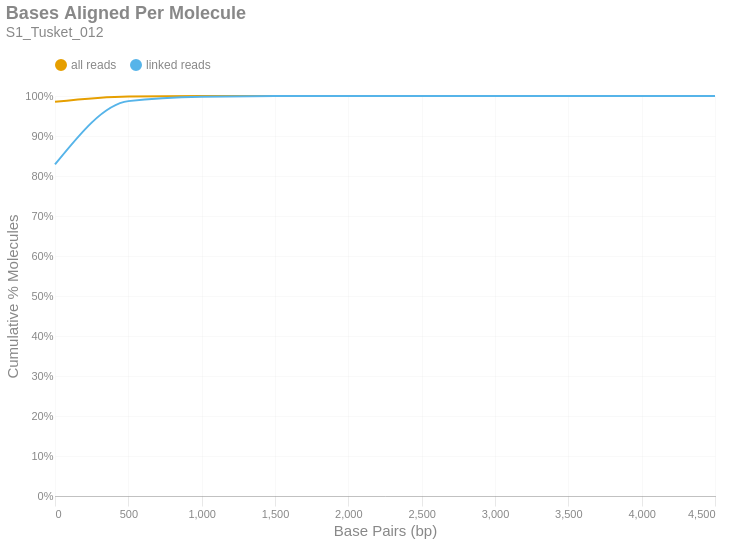

Notebook code for this chart:
### Markdown cell above
### Bases Aligned Per Molecule
This is a cumulative frequency distribution showing the number of base pairs aligned per unique molecule. These data are shown in 500 bp bins. There are two distributions: one with `all reads` (yellow) and another with only `linked reads` (blue). The percent of molecules in the `linked reads` distribution is relative to the total number of linked molecules.

### Code cell
if SKIPLR:
    print_html(f"Skipped")
else:
    binned_df = consolidated_hist(valids['aligned_bp'], mask, 500, True)
    with SafeRender(binned_df):
        (
            density_plot(binned_df, 'Bases Aligned Per Molecule', samplename, 'basesper')
            .encode(
                x=alt.X('bin:Q', title="Base Pairs (bp)").axis(tickMinStep=500).scale(padding=0),
                y=alt.Y('value:Q', title='Cumulative % Molecules')
                    .axis(format='%')
                    .scale(domain = [0,1])
                    .stack(False),
                color=alt.Color("key:N").scale(domain = ["all reads", "linked reads"]),
                tooltip = [
                    alt.Tooltip("key:N", title = "Data Type"),
                    alt.Tooltip("range_label:N", title="Bases Aligned Per Molecule"),
                    alt.Tooltip("value:Q", format = ".2%", title="% Molecules (Cum.)")
                ]
            )
        ).display()

### Figure 1 — Vega-Lite specification as saved in the notebook (floating-point values rounded to 4 significant figures)
{"width": "container", "height": 400, "config": {"title": {"anchor": "start", "dy": -15, "fontSize": 18, "color": "#888888", "subtitleColor": "#888888", "subtitleFontSize": 14}, "arc": {"fill": "#0072B2"}, "axis": {"domainColor": "#888888", "domainWidth": 0.5, "gridWidth": 0.2, "grid": false, "titleFontWeight": 400, "titleFontSize": 15, "labelFontSize": 11, "labelColor": "#888888", "tickColor": "#888888", "tickWidth": 0.2, "titleColor": "#888888"}, "axisBand": {"grid": false}, "axisX": {"grid": true, "tickSize": 10, "domainCap": "round"}, "axisY": {"domain": false, "grid": true, "tickSize": 0, "domainCap": "round"}, "background": "transparent", "header": {"labelFontSize": 15, "labelColor": "#888888", "titleFontSize": 15, "titleFontWeight": 600, "titleColor": "#888888"}, "legend": {"labelFont": "sans-serif", "labelFontSize": 12, "labelColor": "#888888", "symbolSize": 100, "symbolType": "circle", "titleFontSize": 12, "titlePadding": 10, "titleColor": "#888888", "title": null, "orient": "top"}, "range": {"category": ["#E69F00", "#56B4E9", "#009E73", "#F0E442", "#0072B2", "#D55E00", "#CC79A7", "#000000"], "diverging": ["#cfe8f3", "#a2d4ec", "#73bfe2", "#46abdb", "#1696d2", "#12719e"]}, "area": {"fill": "#0072B2", "fillOpacity": 0.7, "line": true, "strokeOpacity": 0.7}, "line": {"color": "#0072B2", "stroke": "#0072B2", "strokeWidth": 2}, "trail": {"color": "#0072B2", "stroke": "#0072B2", "strokeWidth": 0, "size": 1}, "point": {"filled": true, "fillOpacity": 1.0, "size": 95}, "text": {"color": "#888888", "fontSize": 11, "align": "right", "fontWeight": 400, "size": 11}, "bar": {"fill": "#0072B2", "stroke": null}, "view": {"stroke": null, "continuousWidth": 660, "continuousHeight": 400}}, "data": {"name": "data-e28405049f771438e1d765fa10502036"}, "mark": {"type": "line", "interpolate": "monotone", "point": {"opacity": 0, "size": 275}}, "encoding": {"color": {"field": "key", "scale": {"domain": ["all reads", "linked reads"]}, "type": "nominal"}, "tooltip": [{"field": "key", "title": "Data Type", "type": "nominal"}, {"field": "range_label", "title": "Bases Aligned Per Molecule", "type": "nominal"}, {"field": "value", "format": ".2%", "title": "% Molecules (Cum.)", "type": "quantitative"}], "x": {"axis": {"tickMinStep": 500}, "field": "bin", "scale": {"padding": 0}, "title": "Base Pairs (bp)", "type": "quantitative"}, "y": {"axis": {"format": "%"}, "field": "value", "scale": {"domain": [0, 1]}, "stack": false, "title": "Cumulative % Molecules", "type": "quantitative"}}, "params": [{"name": "param_c36ac31b6afebe62", "select": {"type": "point", "fields": ["key"]}, "bind": "legend"}], "title": {"text": "Bases Aligned Per Molecule", "subtitle": "S1_Tusket_012"}, "transform": [{"fold": ["all reads (cumsum)", "linked reads (cumsum)"]}, {"calculate": "replace(datum.key, ' (cumsum)', '')", "as": "key"}, {"filter": {"param": "param_c36ac31b6afebe62"}}], "usermeta": {"embedOptions": {"downloadFileName": "S1_Tusket_012.basesper"}}, "$schema": "https://vega.github.io/schema/vega-lite/v6.1.0.json", "datasets": {"data-e28405049f771438e1d765fa10502036": [{"bin": "0.0", "interval": "0.0-500.0", "all reads": 0.9855, "linked reads": 0.8288, "all reads (cumsum)": 0.9855, "linked reads (cumsum)": 0.8288, "range_label": "0-499"}, {"bin": "500.0", "interval": "500.0-1000.0", "all reads": 0.01341, "linked reads": 0.1583, "all reads (cumsum)": 0.9989, "linked reads (cumsum)": 0.9872, "range_label": "500-999"}, {"bin": "1000.0", "interval": "1000.0-1500.0", "all reads": 0.0009321, "linked reads": 0.01119, "all reads (cumsum)": 0.9999, "linked reads (cumsum)": 0.9984, "range_label": "1000-1499"}, {"bin": "1500.0", "interval": "1500.0-2000.0", "all reads": 0.0001133, "linked reads": 0.001362, "all reads (cumsum)": 1.0, "linked reads (cumsum)": 0.9997, "range_label": "1500-1999"}, {"bin": "2000.0", "interval": "2000.0-2500.0", "all reads": 1.863e-05, "linked reads": 0.0002244, "all reads (cumsum)": 1.0, "linked reads (cumsum)": 0.9999, "range_label": "2000-2499"}, {"bin": "2500.0", "interval": "2500.0-3000.0", "all reads": 3.764e-06, "linked reads": 4.534e-05, "all reads (cumsum)": 1.0, "linked reads (cumsum)": 1.0, "range_label": "2500-2999"}, {"bin": "3000.0", "interval": "3000.0-3500.0", "all reads": 3.764e-07, "linked reads": 4.534e-06, "all reads (cumsum)": 1.0, "linked reads (cumsum)": 1.0, "range_label": "3000-3499"}, {"bin": "3500.0", "interval": "3500.0-4000.0", "all reads": 0.0, "linked reads": 0.0, "all reads (cumsum)": 1.0, "linked reads (cumsum)": 1.0, "range_label": "3500-3999"}, {"bin": "4000.0", "interval": "4000.0-4500.0", "all reads": 0.0, "linked reads": 0.0, "all reads (cumsum)": 1.0, "linked reads (cumsum)": 1.0, "range_label": "4000-4499"}, {"bin": "4500.0", "interval": "4500.0-5000.0", "all reads": 1.882e-07, "linked reads": 2.267e-06, "all reads (cumsum)": 1.0, "linked reads (cumsum)": 1.0, "range_label": "4500-4999"}]}}
